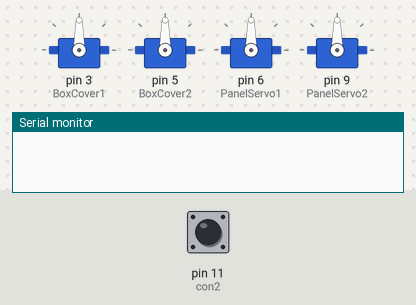
A sketch run on a simulated Arduino Uno, built with avr-gcc and run on an emulated ATmega328P. Shown: 4 × servo, the last lines printed to the serial monitor. The inputs (shaded band) are chosen by the test bench; at power-on: pin 11 (con2) HIGH.

Above: at 0.01 s.
At 1.2 s:
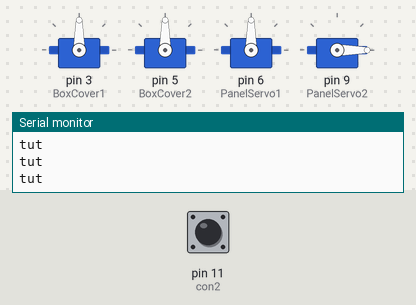
1.3 s: pin 11 (con2) pulled LOW for 0.15 s
2.9 s: pin 11 (con2) pulled LOW for 1 s
Timing chart, 0 to 5.9 s (numbered marks = the images above; inputs shaded):
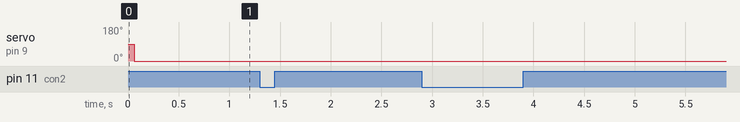

The sketch:

Ser_gotovo.ino
```cpp
/*
   Программа управления сервами 4 мотора . Транзисторы коммутируют питание GND
   Версия 1.0

*/
#include <Servo.h>
//Создаем переменные серво
//Выезжает спидометр
Servo BoxCover1;
Servo BoxCover2;
//Крышка спидометра
Servo PanelServo1;
Servo PanelServo2;

int angle1 = 0;     // Переменная,в которой хранится положение первого сервопривода
int interval1 = 10;   // Интервал времени, через который будет производиться поворот первого сервопривода на один градус

int angle2 = 0;     // Переменная,в которой хранится положение второго сервопривода
int interval2 = 20;   // Интервал времени, через который будет производиться поворот второго сервопривода на один градус
int pin = 2;
bool flag = true;
int n = 3;

//Описание переменных концевиков
int con1 = 10;
int con2 = 11;

int ruchnik = 12;

//Управление питанием
int PowerSer1 = 2;
int PowerSer2 = 4;
int PowerSer3 = 7;
int PowerSer4 = 8; //Выезжает крышка


void setup() {
  Serial.begin(9600);
  BoxCover1.attach(3);
  BoxCover2.attach(5);
  PanelServo1.attach(6);
  PanelServo2.attach(9);

  pinMode(con1, INPUT_PULLUP);
  pinMode(con2, INPUT_PULLUP);
  pinMode(ruchnik, INPUT_PULLUP);
  //Транзисторы управления питанием
  pinMode(PowerSer1, OUTPUT);
  pinMode(PowerSer2, OUTPUT);
  pinMode(PowerSer3, OUTPUT);
  pinMode(PowerSer4, OUTPUT);

  digitalWrite(PowerSer1, LOW);
  digitalWrite(PowerSer2, LOW);
  digitalWrite(PowerSer3, LOW);
  digitalWrite(PowerSer4, LOW);

  //Проверяем начальное положение
  //Проверяем закрыта или нет крышка спидометра


}
void loop() {
  if (digitalRead(con2) == HIGH) {
    delay(60);
    if (digitalRead(con2) == HIGH) {
      digitalWrite(PowerSer4, HIGH);
      PanelServo2.write(0);
      Serial.println("Pusk");
      do {
        Serial.println("tut");
      } while (digitalRead(con2) == HIGH);
      digitalWrite(PowerSer4, LOW);
      PanelServo2.detach();
      Serial.println("Stop");
    }
  } else {
    digitalWrite(PowerSer4, LOW);
  }
  //Крышка открывается 1
  //digitalWrite(PowerSer3, HIGH);
  //PanelServo1.write(0);
  //Выезжает крышка 2
  // digitalWrite(PowerSer4, HIGH);
  // PanelServo2.write(0);

  /*
    //Ручник поднят
    if (!digitalRead(ruchnik) ) {
    delay(70);
    if (!digitalRead(ruchnik) ) {

      if (n <= 2) {
        n = n + 1;
      } else {
        n = 1;
      }
    }
    } else {
    //Когда ручник отпуснили
    }


    switch (n) {
    case 1:
      digitalWrite(PowerSer1, HIGH);
      digitalWrite(PowerSer2, HIGH);

      BoxCover1.attach(3);
      BoxCover2.attach(5);

      BoxCover1.write(180);
      BoxCover2.write(0);
      break;
    case 2:
      digitalWrite(PowerSer1, HIGH);
      digitalWrite(PowerSer2, HIGH);

      BoxCover1.attach(3);
      BoxCover2.attach(5);

      BoxCover1.write(0);
      BoxCover2.write(180);
      break;
    case 3:
      digitalWrite(PowerSer1, LOW);
      digitalWrite(PowerSer2, LOW);

      BoxCover1.detach();
      BoxCover2.detach();

      // код для выполнения
      break;

    }

    delay(15);                           // waits for the servo to get there
  */
}
```
